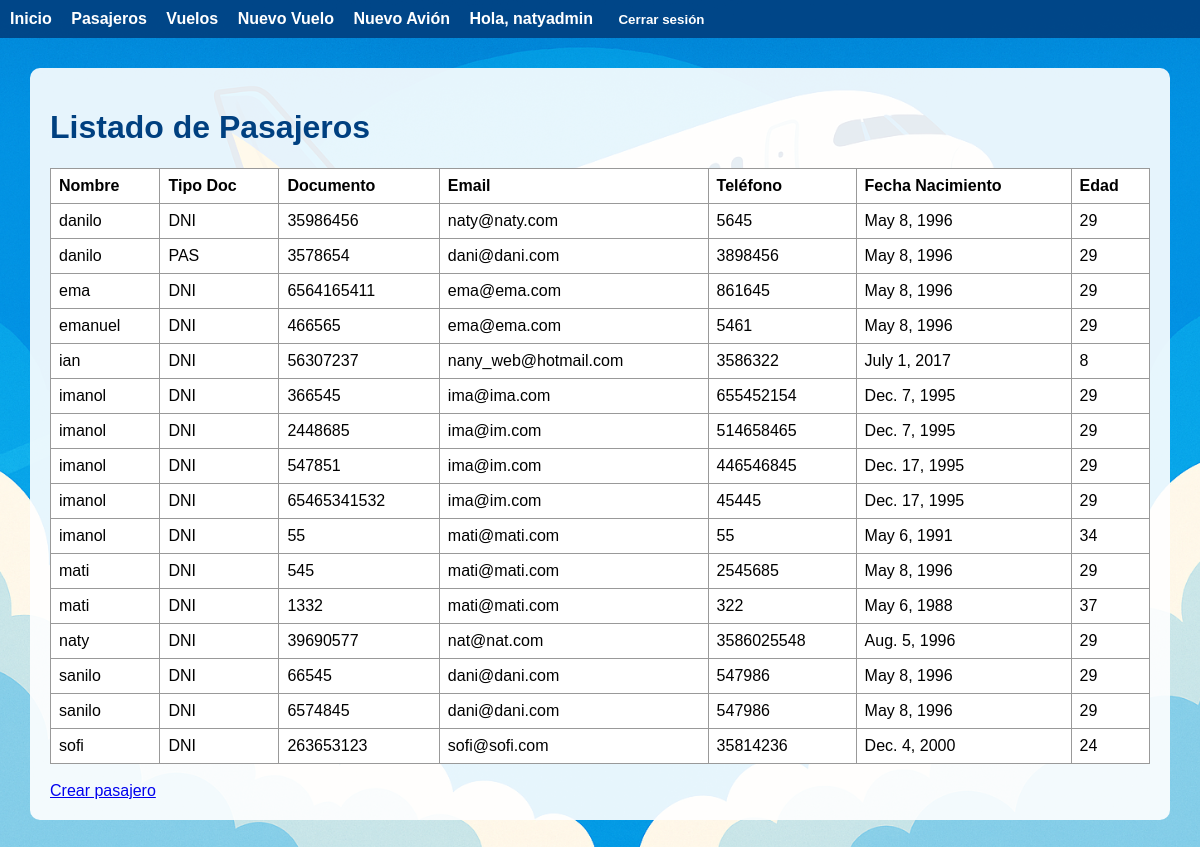
The page /pasajeros/ (signed in) on the database as committed earlier.
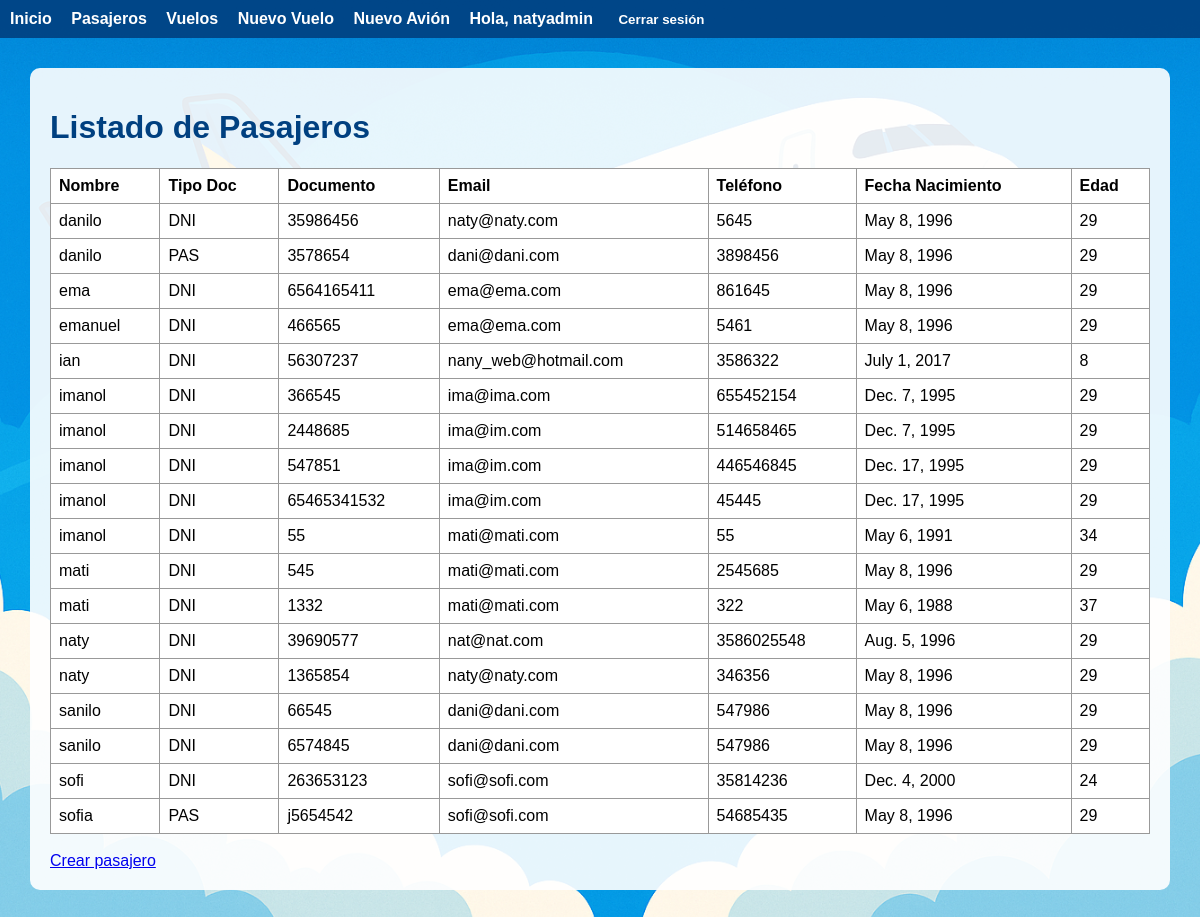
The same page on the database as committed later.
### pasajeros/models.py (models this page shows, shortened)
class Pasajero(models.Model):
    TIPO_DOCUMENTO_CHOICES = [
        ('DNI', 'DNI'),
        ('PAS', 'Pasaporte'),
        ('LC', 'Libreta Cívica'),
        ('LE', 'Libreta de Enrolamiento'),
        ('OTRO', 'Otro'),
    ]
    nombre = models.CharField(max_length=100)
    tipo_documento = models.CharField(max_length=10, choices=TIPO_DOCUMENTO_CHOICES)
    documento = models.CharField(max_length=30, unique=True)
    email = models.EmailField()
    telefono = models.CharField(max_length=20)
    fecha_nacimiento = models.DateField()
    @property
    def edad(self):
        today = date.today()
        return today.year - self.fecha_nacimiento.year - (
            (today.month, today.day) < (self.fecha_nacimiento.month, self.fecha_nacimiento.day)
        )
    class Meta:
        verbose_name = 'Pasajero'
        verbose_name_plural = 'Pasajeros'
        ordering = ['nombre']

### pasajeros/views.py (the view)
# urls.py: path('', views.lista_pasajeros, name='listado_pasajeros'),
@login_required
def lista_pasajeros(request):
    if request.user.perfil and request.user.perfil.rol != 'admin':
        return redirect('home:index')
    pasajeros = Pasajero.objects.all()
    return render(request, 'pasajeros/pasajeros_list.html', {'pasajeros': pasajeros})

### usuarios/models.py (called while the page is built)
def get_perfil(self):
    return getattr(self, 'perfilusuario', None)

### pasajeros/templates/pasajeros/pasajeros_list.html
{% extends 'base.html' %}
{% block content %}
  <h1>Listado de Pasajeros</h1>
  <table border="1">
    <thead>
      <tr>
        <th>Nombre</th>
        <th>Tipo Doc</th>
        <th>Documento</th>
        <th>Email</th>
        <th>Teléfono</th>
        <th>Fecha Nacimiento</th>
        <th>Edad</th>
      </tr>
    </thead>
    <tbody>
      {% for p in pasajeros %}
        <tr>
          <td>{{ p.nombre }}</td>
          <td>{{ p.tipo_documento }}</td>
          <td>{{ p.documento }}</td>
          <td>{{ p.email }}</td>
          <td>{{ p.telefono }}</td>
          <td>{{ p.fecha_nacimiento }}</td>
          <td>{{ p.edad }}</td>
        </tr>
      {% endfor %}
    </tbody>
  </table>
  <br>
  <a href="{% url 'pasajeros:crear_pasajero' %}">Crear pasajero</a>
{% endblock %}

Rows that differ between the two databases and show on the page:
added Pasajero: nombre "naty", tipo_documento "DNI", documento "1365854", email "naty@naty.com", telefono "346356", fecha_nacimiento "May 8, 1996", edad "29"
added Pasajero: nombre "sofia", tipo_documento "PAS", documento "j5654542", email "sofi@sofi.com", telefono "54685435", fecha_nacimiento "May 8, 1996", edad "29"
